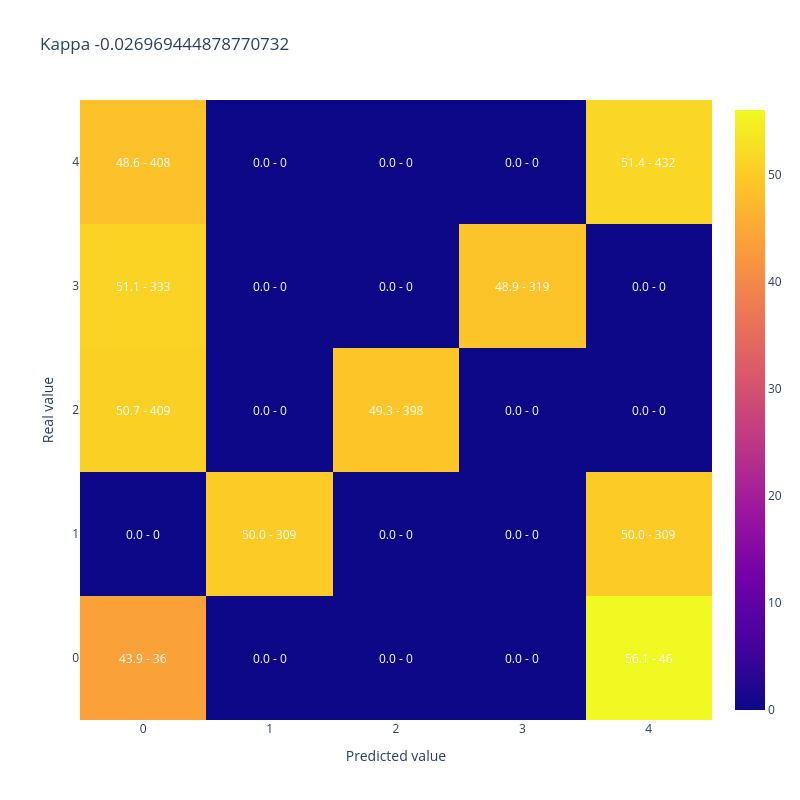

The code cell stored with this chart in its notebook:
### Code cell
#A modo de ejemplo muestro kappa y matriz de confusion para 50% de aciertos donde los errores quedan lejos de la clase correcta
y_simulado_lejos = [y_test.iloc[sample] if random_list[sample]<50/100 else y_lejos[sample] for sample in range(len(y_test))]

display(plot_confusion_matrix(y_test,y_simulado_lejos, 
                              title = "Kappa " + str(cohen_kappa_score(y_test,y_simulado_lejos, weights = 'quadratic'))))

### Figure 1 — Plotly figure (JSON) as saved in the notebook; plotly's stock layout.template omitted (floating-point values rounded to 4 significant figures)
{"data": [{"type": "heatmap", "x": [0, 1, 2, 3, 4], "y": [0, 1, 2, 3, 4], "z": [[43.9, 0.0, 0.0, 0.0, 56.1], [0.0, 50.0, 0.0, 0.0, 50.0], [50.68, 0.0, 49.32, 0.0, 0.0], [51.07, 0.0, 0.0, 48.93, 0.0], [48.57, 0.0, 0.0, 0.0, 51.43]]}], "layout": {"annotations": [{"font": {"color": "white"}, "showarrow": false, "text": "43.9 - 36", "x": 0, "xref": "x", "y": 0, "yref": "y"}, {"font": {"color": "white"}, "showarrow": false, "text": "0.0 - 0", "x": 1, "xref": "x", "y": 0, "yref": "y"}, {"font": {"color": "white"}, "showarrow": false, "text": "0.0 - 0", "x": 2, "xref": "x", "y": 0, "yref": "y"}, {"font": {"color": "white"}, "showarrow": false, "text": "0.0 - 0", "x": 3, "xref": "x", "y": 0, "yref": "y"}, {"font": {"color": "white"}, "showarrow": false, "text": "56.1 - 46", "x": 4, "xref": "x", "y": 0, "yref": "y"}, {"font": {"color": "white"}, "showarrow": false, "text": "0.0 - 0", "x": 0, "xref": "x", "y": 1, "yref": "y"}, {"font": {"color": "white"}, "showarrow": false, "text": "50.0 - 309", "x": 1, "xref": "x", "y": 1, "yref": "y"}, {"font": {"color": "white"}, "showarrow": false, "text": "0.0 - 0", "x": 2, "xref": "x", "y": 1, "yref": "y"}, {"font": {"color": "white"}, "showarrow": false, "text": "0.0 - 0", "x": 3, "xref": "x", "y": 1, "yref": "y"}, {"font": {"color": "white"}, "showarrow": false, "text": "50.0 - 309", "x": 4, "xref": "x", "y": 1, "yref": "y"}, {"font": {"color": "white"}, "showarrow": false, "text": "50.7 - 409", "x": 0, "xref": "x", "y": 2, "yref": "y"}, {"font": {"color": "white"}, "showarrow": false, "text": "0.0 - 0", "x": 1, "xref": "x", "y": 2, "yref": "y"}, {"font": {"color": "white"}, "showarrow": false, "text": "49.3 - 398", "x": 2, "xref": "x", "y": 2, "yref": "y"}, {"font": {"color": "white"}, "showarrow": false, "text": "0.0 - 0", "x": 3, "xref": "x", "y": 2, "yref": "y"}, {"font": {"color": "white"}, "showarrow": false, "text": "0.0 - 0", "x": 4, "xref": "x", "y": 2, "yref": "y"}, {"font": {"color": "white"}, "showarrow": false, "text": "51.1 - 333", "x": 0, "xref": "x", "y": 3, "yref": "y"}, {"font": {"color": "white"}, "showarrow": false, "text": "0.0 - 0", "x": 1, "xref": "x", "y": 3, "yref": "y"}, {"font": {"color": "white"}, "showarrow": false, "text": "0.0 - 0", "x": 2, "xref": "x", "y": 3, "yref": "y"}, {"font": {"color": "white"}, "showarrow": false, "text": "48.9 - 319", "x": 3, "xref": "x", "y": 3, "yref": "y"}, {"font": {"color": "white"}, "showarrow": false, "text": "0.0 - 0", "x": 4, "xref": "x", "y": 3, "yref": "y"}, {"font": {"color": "white"}, "showarrow": false, "text": "48.6 - 408", "x": 0, "xref": "x", "y": 4, "yref": "y"}, {"font": {"color": "white"}, "showarrow": false, "text": "0.0 - 0", "x": 1, "xref": "x", "y": 4, "yref": "y"}, {"font": {"color": "white"}, "showarrow": false, "text": "0.0 - 0", "x": 2, "xref": "x", "y": 4, "yref": "y"}, {"font": {"color": "white"}, "showarrow": false, "text": "0.0 - 0", "x": 3, "xref": "x", "y": 4, "yref": "y"}, {"font": {"color": "white"}, "showarrow": false, "text": "51.4 - 432", "x": 4, "xref": "x", "y": 4, "yref": "y"}], "height": 800, "title": {"text": "Kappa -0.026969444878770732"}, "width": 800, "xaxis": {"title": {"text": "Predicted value"}}, "yaxis": {"title": {"text": "Real value"}}}}
